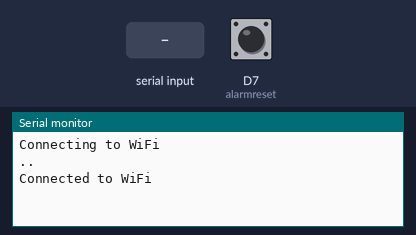
Recording of a sketch running on a simulated ESP8266 (NodeMCU). Parts: the last lines printed to the serial monitor. The test bench sets the inputs (shaded band); at power-on: D7 (alarmreset) HIGH. WiFi joins after 1.5 s; servers stay silent unless stated; no MQTT or app messages arrive unless stated.

Above: at 5.2 s.
5.3 s: "A90\n" received over the second serial link
At 6.6 s:
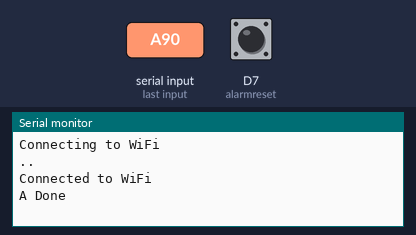
6.9 s: "B90\n" received over the second serial link
At 8.0 s:
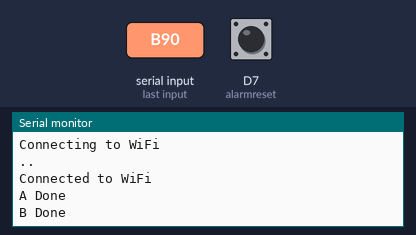
8.5 s: "C90\n" received over the second serial link
At 9.3 s:
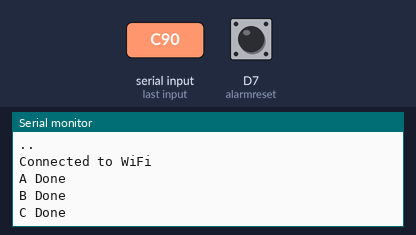
10.1 s: "D90\n" received over the second serial link
At 11.4 s:
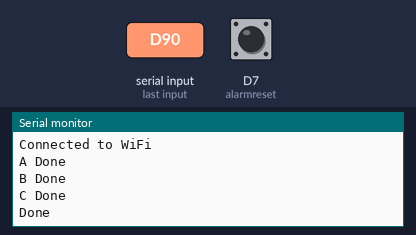
11.7 s: "E90\n" received over the second serial link
At 12.4 s:
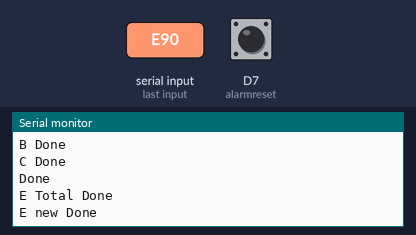

The sketch:

main.ino
```cpp
#include <FirebaseArduino.h>
#include <SoftwareSerial.h>
#include <ESP8266WiFi.h>
#include <PubSubClient.h>


#define firebase_host "hidden_for_privacy"
#define firebase_auth "hidden_for_privacy"
const char *Wifissid = "hidden_for_privacy";
const char *Wifipassword = "hidden_for_privacy";
const char *mqtt_server = "Broker.hivemq.com";
const char *port = "1883";
const int alarmreset = D7;
int totalCars = 0;
int carsToday =0;

WiFiClient espClient;
PubSubClient client(espClient);
SoftwareSerial mySerial(D5, D6);

void setup()
{
  Serial.begin(9600);
  mySerial.begin(9600);
  connectToWifi();
  connectToBroker();
  Firebase.begin(firebase_host,firebase_auth);
  pinMode(alarmreset, INPUT_PULLUP);
  carsToday = 0;
  delay(2000);
}

void loop()
{
  int resetbuttonstate = digitalRead(alarmreset);
  if (resetbuttonstate == LOW)
  {
    carsToday = 0;
  }
  if (WiFi.status() != WL_CONNECTED)
  {
    connectToWifi();
  }
  if (!client.connected())
  {
    connectToBroker();
  }
  while (mySerial.available() > 0)
  {
    char dataChar = mySerial.read();

    String data;
    if (dataChar == 'A')
    {
      data = "Slot1 is Free";
      client.publish("Slot1IoT2022CS", data.c_str());
      Firebase.setString("/Parking Slot 1", data);
       if (Firebase.failed()) {
      Serial.print("slot 1   freee /number failed:");
      Serial.println(Firebase.error());
      return;
  }
  else
  {
    Serial.println("A Done");
  }
    }
    else if (dataChar == 'B')
    {
      data = "Slot1 is Full";
      client.publish("Slot1IoT2022CS", data.c_str());
      Firebase.setString("/Parking Slot 1", data);
       if (Firebase.failed()) {
      Serial.print("slot 1 fill /number failed:");
      Serial.println(Firebase.error());
      return;
  }
  else
  {
    Serial.println("B Done");
  }
    }
    else if (dataChar == 'C')
    {
      data = "Slot2 is Free";
      client.publish("Slot2IoT2022CS", data.c_str());
      Firebase.setString("/Parking Slot 2", data);
       if (Firebase.failed()) {
      Serial.print("slot 2 ffree /number failed:");
      Serial.println(Firebase.error());
      return;
  }else
  {
    Serial.println("C Done");
  }
    }
    else if (dataChar == 'D')
    {
      data = "Slot2 is Full";
      client.publish("Slot2IoT2022CS", data.c_str());
      Firebase.setString("/Parking Slot 2", data);
       if (Firebase.failed()) {
      Serial.print("slot 2 fill /number failed:");
      Serial.println(Firebase.error());
      return;
  }else
  {
    Serial.println("Done");
  }
    }
    else if (dataChar == 'E')
    {
      totalCars++;
      data = String(totalCars);
      client.publish("CarEntryIoT2022CS", data.c_str());
      Firebase.setString("/Total Cars", data);
       if (Firebase.failed()) {
      Serial.print("Total car /number failed:");
      Serial.println(Firebase.error());
      return;
  }else
  {
    Serial.println("E Total Done");
  }
      carsToday++;
      data = String(carsToday);
      client.publish("NewCarEntryIoT2022CS", data.c_str());
      Firebase.setString("/Cars Today", data);
       if (Firebase.failed()) {
      Serial.print("New Car /number failed:");
      Serial.println(Firebase.error());
      return;
  }else
  {
    Serial.println("E new Done");
  }
    }
  }
}

void connectToBroker()
{
  client.setServer(mqtt_server, atoi(port));
  while (!client.connected())
  {
    if (client.connect("ESP8266Client"))
    {
    }
    else
    {
      Serial.print("Failed to Connect to Broker, rc=");
      Serial.print(client.state());
    }
  }
}

void connectToWifi()
{
  WiFi.begin(Wifissid, Wifipassword);
  Serial.println("Connecting to WiFi");
  while (WiFi.status() != WL_CONNECTED)
  {
    delay(1000);
    Serial.print(".");
  }
  Serial.println("\nConnected to WiFi");
}
```

Measured:
- after the input at 5.3 s, the serial monitor: prints a new line after 0.15 s (image 1)
- after the input at 6.9 s, the serial monitor: prints a new line after 0.15 s (image 2)
- after the input at 8.5 s, the serial monitor: prints a new line after 0.15 s (image 3)
- after the input at 10.1 s, the serial monitor: prints a new line after 0.15 s (image 4)
- after the input at 11.7 s, the serial monitor: prints a new line after 0.15 s (image 5)
